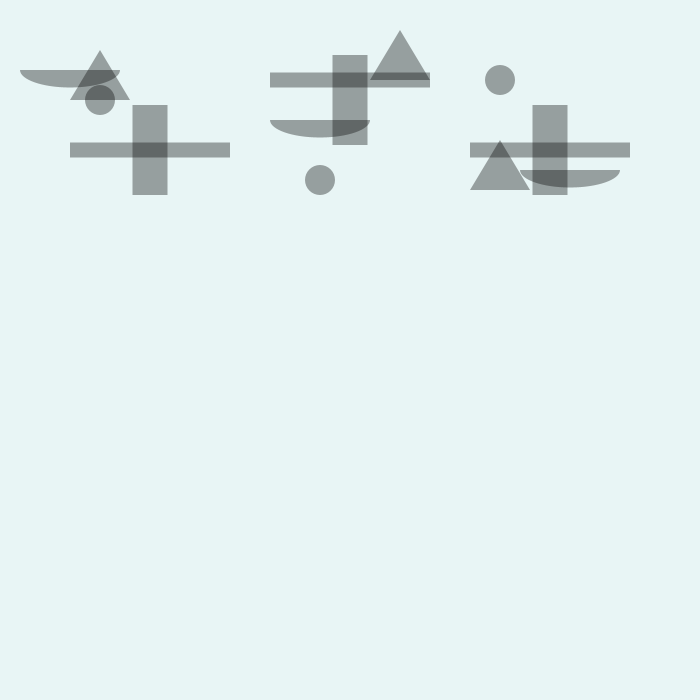
Frame 1 (no input)
Frame 60 (the mouse pressed at the canvas centre just before this capture): identical to frame 1, image omitted
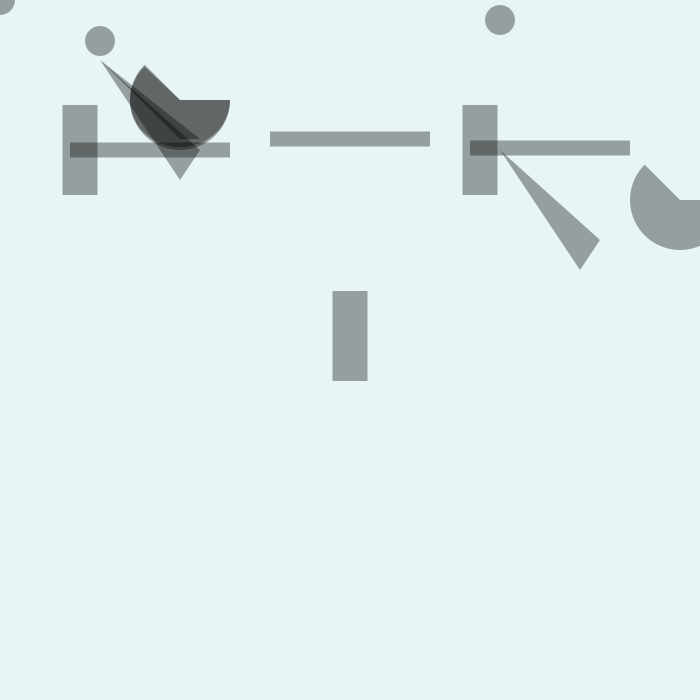
Frame 120 (the mouse held since frame 60 and released just before this capture)

The Processing sketch that drew these frames (run headless with seeded random() and noise(); from frame 60 on, the mouse is pressed at the canvas centre):

// Processing sketch: evolveType_9
// ── evolveType_9.pde
float rectSkinnyX = 150;
float rectSkinnyY = 150;
float rectFatX = 150;
float rectFatY = 150;
float rectFatW = 35;
float rectFatH = 90;
float a = 90;
float circleX = 100;
float circleY = 100;

float triX1 = 70;
float triY1 = 100;
float triX2 = 100;
float triY2 = 50;
float triX3 = 130;
float triY3 = 100;

float arcX = 70;
float arcY = 70;
float arcW = 100;
float arcH = 35;
float arcStop = PI;




void setup(){
  size(700,700);
  background(#E8F5F5);
  noStroke();
  smooth();
}


void draw() {
  drawSymbol1();
  drawSymbol_2();
  drawSymbol3();
}


void drawSymbol1(){

  //draw a symbol
  background(#E8F5F5);
  fill(0,a);
  rectMode(CENTER);
  rect(rectSkinnyX,rectSkinnyY = 150,160,15);
  rect(rectFatX,rectFatY,rectFatW,rectFatH);
  ellipse(circleX,circleY,30,30); 
  triangle(triX1,triY1,triX2,triY2,triX3,triY3);
  arc(arcX,arcY,arcW,arcH,0,arcStop);
 
   //rectSkinny move up
   if(mousePressed == true){
     rectSkinnyY = rectSkinnyY - 2;
     rectSkinnyY = constrain(rectSkinnyY, 80, 190);
   
   //rectFat move left
     rectFatX = rectFatX - 4;
     rectFatX = constrain(rectFatX, 80, 190);
   
   //ellipse down
     circleY = circleY + 2 ;
     circleY = constrain(circleY, 0, 40);

   //triangle change shape - mad and dumn way?
     triX1 = triX1 + 1;
     triX1 = constrain(triX1, 20, 180);
     triY1 = triY1 + 1;
     triY1 = constrain(triY1, 70, 180);
     triX2 = triX2 + 1;
     triX2 = constrain(triX2, 50, 100);
     triY2 = triY2 + 1;
     triY2 = constrain(triY2, 30, 60);
     triX3 = triX3 + 1;
     triX3 = constrain(triX3, 10, 200);
     triY3 = triY3 + 1;
     triY3 = constrain(triY3, 10, 150);

   //arc move and change - mad and dumn way?
     arcX = arcX + 1;
     arcX = constrain(arcX, 20, 180);
     arcY = arcY + 5;
     arcY = constrain(arcY, 30, 100);
     arcH = arcH + 1;
     arcH = constrain(arcH, 30, 100);
     arcStop = PI + QUARTER_PI;
   }
}

void drawSymbol2(){

  //pushMatrix();
  //translate(200,200);
  rect(rectSkinny2X,rectSkinny2Y,160,15);
  rect(rectFat2X,rectFat2Y,rectFat2W,rectFat2H);
  ellipse(cir2X,cir2Y,30,30); 
  triangle(tri2X1,tri2Y1,tri2X2,tri2Y2,tri2X3,tri2Y3);
  arc(arc2X,arc2Y,arc2W,arc2H,0,arcStop);
  //popMatrix();
 
   //rectSkinny move down
   if(mousePressed == true){
     rectSkinny2Y = rectSkinny2Y + 1;
     rectSkinny2Y = constrain(rectSkinny2Y, 0, 190);
   
   //rectFat move right
     rectFat2Y = rectFat2Y + 4;
     //rectFat2Y = constrain(rectFat2Y, 0, 90);

   //ellipse up and left
     cir2X = cir2X - 1;
     cir2X = constrain(cir2X, 0, 50);
     cir2Y = cir2Y - 1;
     cir2Y = constrain(cir2Y, 0, 50);
     
   //triangle change shape - mad and dumn way?
     tri2X1 = tri2X1 + 1;
     tri2X1 = constrain(tri2X1, 20, 180);
     triY1 = triY1 + 1;
     triY1 = constrain(triY1, 70, 180);
     triX2 = triX2 + 1;
     triX2 = constrain(triX2, 50, 100);
     triY2 = triY2 + 1;
     triY2 = constrain(triY2, 30, 60);
     triX3 = triX3 + 1;
     triX3 = constrain(triX3, 10, 200);
     triY3 = triY3 + 1;
     triY3 = constrain(triY3, 10, 150);

   //arc move and change - mad and dumn way?
     arcX = arcX + 1;
     arcX = constrain(arcX, 20, 180);
     arcY = arcY + 5;
     arcY = constrain(arcY, 30, 100);
     arcH = arcH + 1;
     arcH = constrain(arcH, 30, 100);
     arcStop = PI + QUARTER_PI;
   }

}


// ── symbol2.pde
float rectSkinny2X = 350;
float rectSkinny2Y = 80;
float rectFat2X = 350;
float rectFat2Y = 100;
float rectFat2W = 35;
float rectFat2H = 90;
//float a = 90;
float cir2X = 320;
float cir2Y = 180;

float tri2X1 = 370;
float tri2Y1 = 80;
float tri2X2 = 400;
float tri2Y2 = 30;
float tri2X3 = 430;
float tri2Y3 = 80;

float arc2X = 320;
float arc2Y = 120;
float arc2W = 100;
float arc2H = 35;
//float arc2Stop = PI;


void drawSymbol_2(){

  //pushMatrix();
  //translate(200,200);
  rect(rectSkinny2X,rectSkinny2Y,160,15);
  rect(rectFat2X,rectFat2Y,rectFat2W,rectFat2H);
  ellipse(cir2X,cir2Y,30,30); 
  triangle(tri2X1,tri2Y1,tri2X2,tri2Y2,tri2X3,tri2Y3);
  arc(arc2X,arc2Y,arc2W,arc2H,0,arcStop);
  //popMatrix();
 
   //rectSkinny move down
   if(mousePressed == true){
     rectSkinny2Y = rectSkinny2Y + 1;
     rectSkinny2Y = constrain(rectSkinny2Y, 0, 190);
   
   //rectFat move right
     rectFat2Y = rectFat2Y + 4;
     //rectFat2Y = constrain(rectFat2Y, 0, 90);

   //ellipse up and left
     cir2X = cir2X - 1;
     cir2X = constrain(cir2X, 0, 50);
     cir2Y = cir2Y - 1;
     cir2Y = constrain(cir2Y, 0, 50);
     
   //triangle change shape - mad and dumn way?
     tri2X1 = tri2X1 + 1;
     tri2X1 = constrain(tri2X1, 20, 180);
     tri2Y1 = tri2Y1 + 1;
     tri2Y1 = constrain(tri2Y1, 70, 180);
     tri2X2 = tri2X2 + 1;
     tri2X2 = constrain(tri2X2, 50, 100);
     tri2Y2 = tri2Y2 + 1;
     tri2Y2 = constrain(tri2Y2, 30, 60);
     tri2X3 = tri2X3 + 1;
     tri2X3 = constrain(tri2X3, 10, 200);
     tri2Y3 = tri2Y3 + 1;
     tri2Y3 = constrain(tri2Y3, 10, 150);

   //arc move and change - mad and dumn way?
     arc2X = arc2X + 1;
     arc2X = constrain(arc2X, 20, 180);
     arc2Y = arcY + 5;
     arc2Y = constrain(arc2Y, 30, 100);
     arc2H = arc2H + 1;
     arc2H = constrain(arc2H, 30, 100);
     arcStop = PI + QUARTER_PI;
   }

}



// ── symbol3.pde

void drawSymbol3(){

  pushMatrix();
  translate(400,0);
  fill(0,a);
  rectMode(CENTER);
  rect(rectSkinnyX,rectSkinnyY,160,15);
  rect(rectFatX,rectFatY,rectFatW,rectFatH);
  ellipse(circleX,circleY-20,30,30); 
  triangle(triX1,triY1+90,triX2,triY2+90,triX3,triY3+90);
  arc(arcX+100,arcY+100,arcW,arcH,0,arcStop);
  popMatrix();
 
   //rectSkinny move up
   if(mousePressed == true){
     rectSkinnyY = rectSkinnyY - 2;
     rectSkinnyY = constrain(rectSkinnyY, 80, 190);
   }
   
   //rectFat move left
   if(mousePressed == true){
     rectFatX = rectFatX - 4;
     rectFatX = constrain(rectFatX, 80, 190);
   }
   
   //ellipse drop
   if(mousePressed == true){
     circleY = circleY + 1;
     circleY = constrain(circleY, 0, 190);
   }
   
   //triangle change shape - mad and dumn way?
   if(mousePressed == true){
     triX1 = triX1 + 1;
     triX1 = constrain(triX1, 20, 180);
     triY1 = triY1 + 1;
     triY1 = constrain(triY1, 70, 180);
     triX2 = triX2 + 1;
     triX2 = constrain(triX2, 50, 100);
     triY2 = triY2 + 1;
     triY2 = constrain(triY2, 30, 60);
     triX3 = triX3 + 1;
     triX3 = constrain(triX3, 10, 200);
     triY3 = triY3 + 1;
     triY3 = constrain(triY3, 10, 150);
   }

   //arc move and change - mad and dumn way?
   if(mousePressed == true){
     arcX = arcX + 1;
     arcX = constrain(arcX, 20, 180);
     arcY = arcY + 5;
     arcY = constrain(arcY, 30, 100);
     arcH = arcH + 1;
     arcH = constrain(arcH, 30, 100);
     arcStop = PI + QUARTER_PI;
   }


}
